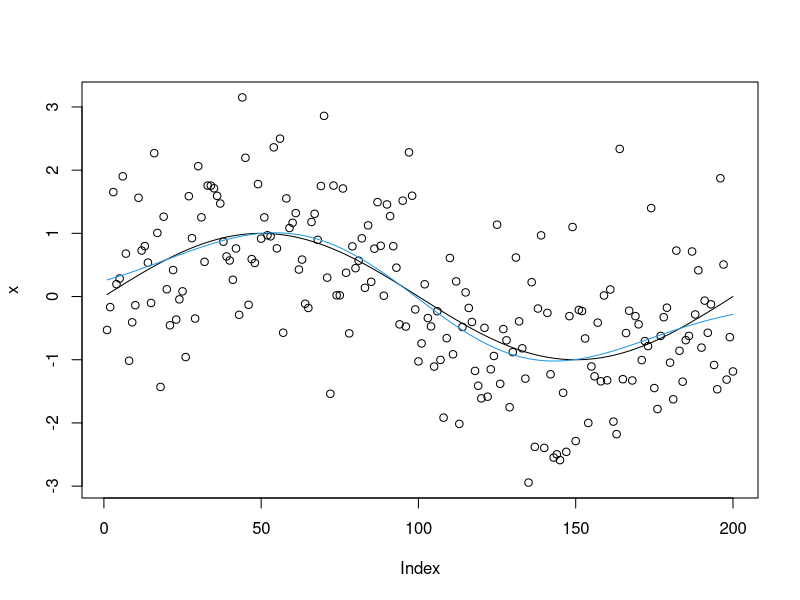

This figure's R source: (Note: this script raises an error after producing the figure.)
library(mvtnorm)

# Define the squared exponential kernel
kernel <- function(grid, lengthscale) {
  matrix <- outer(grid, grid, function(x, y) exp(-(x-y)^2/2/lengthscale^2))
  return(matrix)
}

# Define the negative marginal log-likelihood
neg_log_likelihood <- function(params, x, s2, grid) {
  sigma2 <- params[1]
  theta <- params[2]
  l = params[3]
  mu <- rep(theta, length(x))
  cov <- sigma2 * kernel(grid, l) + diag(s2, length(x))
  -dmvnorm(x, mean = mu, sigma = cov, log = TRUE)
}

# Define the gradient of the negative log-likelihood
neg_log_likelihood_gradient <- function(params, x, s2, grid) {
  sigma2 <- params[1]
  theta <- params[2]
  l = params[3]
  n <- length(x)

  mu <- rep(theta, n)
  K <- kernel(grid, l)
  cov <- sigma2 * K + diag(s2, n)
  inv_cov <- solve(cov)

  # Compute the gradient with respect to sigma2
  d_sigma2 <- 0.5 * sum(diag(inv_cov %*% K)) - 0.5 * t(x - mu) %*% inv_cov %*% K %*% inv_cov %*% (x - mu)

  # Compute the gradient with respect to theta
  d_theta <- -sum(inv_cov %*% (x - mu))

  #
  #d_l <- sigma2 * sum(sapply(1:n, function(i) sum(sapply(1:n, function(j) ((grid[i] - grid[j])^2 / l^3) * K[i, j] * (x[i] - mu[i]) * (x[j] - mu[j])))))

  # Compute the gradient for l
  # d_l <- 0
  # for (i in 1:(n - 1)) {
  #   for (j in (i + 1):n) {
  #     d_kern_ij <- sigma2 * ((grid[i] - grid[j])^2 / l^3) * exp(-(grid[i] - grid[j])^2 / (2 * l^2))
  #     d_l <- d_l + (1 / 2) * ((x[i] - theta) * (x[j] - theta) * K_inv[i, j]^2 - K_inv[i, j]) * d_kern_ij
  #   }
  # }
  # d_l <- d_l * 2  # account for symmetry
  c(d_sigma2, d_theta,d_l)
}

# Define the empirical Bayes function
GP <- function(x, s2,init_val=NULL) {
  grid <- seq(1, length(x)) / length(x)

  # Optimization
  if(is.null(init_val)){
    start <- c(1, mean(x),1) # Initialize sigma2 and theta
  }else{
    start <- init_val # Initialize sigma2 and theta
  }

  opt_res <- optim(start, neg_log_likelihood, x = x, s2 = s2, grid = grid, method = "BFGS")

  # Extract the estimates
  sigma2_hat <- opt_res$par[1]
  theta_hat <- opt_res$par[2]
  l_hat = opt_res$par[3]

  # Compute posterior mean and covariance
  K <- kernel(grid, l_hat)
  cov_prior <- sigma2_hat * K
  cov_likelihood <- diag(s2, length(x))
  #post_cov <- solve(solve(cov_prior) + solve(cov_likelihood))
  post_cov = cov_prior%*%solve(cov_prior+cov_likelihood)%*%cov_likelihood
  #post_mean <- post_cov %*% (solve(cov_prior) %*% rep(theta_hat, length(x)) + solve(cov_likelihood) %*% x)
  post_mean = c(cov_likelihood%*%solve(cov_prior+cov_likelihood)%*% rep(theta_hat, length(x)) + cov_prior%*%solve(cov_prior+cov_likelihood)%*%x)

  list(sigma2_hat = sigma2_hat, theta_hat = theta_hat, l_hat=l_hat,post_mean = post_mean, post_cov = post_cov)
}




# # Test the function
# set.seed(123)
# n <- 100
# mu <- rep(2, n)
# sigma <- 1
# x <- rnorm(n, mu, sigma)
# s2 <- rep(sigma^2, n)
#
# # Optimization with gradient
# start <- c(1, mean(x))  # Initialize sigma2 and theta
# grid <- seq(1, length(x)) / length(x)
# opt_res <- optim(start, neg_log_likelihood, gr = neg_log_likelihood_gradient, x = x, s2 = s2, grid = grid, method = "BFGS")
#
# print(opt_res$par)

set.seed(123)
n <- 200
mu <- sin(2 * pi * (1:n)/n)  # Mu follows a sinusoidal curve
sigma <- 1
x <- rnorm(n, mu, sigma)
s2 <- rep(sigma^2, n)

# # Test the function
# set.seed(123)
# n <- 100
# mu <- rep(2, n)
# sigma <- 1
# x <- rnorm(n, mu, sigma)
# s2 <- rep(sigma^2, n)

result <- GP(x, s2,init_val = c(1,1,1))
print(result$sigma2_hat)
print(result$theta_hat)
print(result$l_hat)

plot(x)
lines(mu)
lines(result$post_mean,col=4)




Pois_GP = function(x,maxiter=100,tol=1e-8,printevery=1,verbose=TRUE){
  fit_init = ebpm_normal(x, NULL, g_init = list(mean = log(mean(x)),var = NULL), fix_g = c(T, F))
  m = fit_init$posterior$mean_log
  sigma2 = fit_init$fitted_g$var
  sigma2_trace = sigma2
  obj_trace = -Inf
  init_val_gp = NULL
  for(iter in 1:maxiter){
    fit.gp = GP(m,sigma2,init_val=init_val_gp)
    init_val_gp = c(fit.gp$sigma2_hat, fit.gp$theta_hat, fit.gp$l_hat)
    opt = vga_pois_solver(m, x, rep(1,length(x)), fit.gp$post_mean,
                          sigma2, tol = 1e-10, maxiter = 1000)
    m = opt$m
    v = opt$v
    sigma2 = mean(m^2+v+fit.gp$post_mean^2+diag(fit.gp$post_cov)-2*m*fit.gp$post_mean)
    sigma2_trace = c(sigma2_trace,sigma2)
    obj_trace[iter+1] = Pois_GP_obj(x,m,v,sigma2,fit.gp$post_mean,fit.gp$post_cov)
    if(abs(obj_trace[iter+1] - obj_trace[iter]) < tol){
      break
    }
    if(verbose){
      if(iter%%printevery==0){
        print(paste("Done iter", iter, "obj =", obj_trace[iter + 1]))
      }
    }
  }
  return(list(obj_trace=obj_trace,
              fitted_g = list(sigma2=sigma2,sigma2_trace=sigma2_trace,gp_sigma2 = fit.gp$sigma2_hat,gp_lengthscale = fit.gp$l_hat,gp_mean = fit.gp$theta_hat),
              posterior=list(mean_log=m,
                             var_log=v,
                             mean_b = fit.gp$post_mean,
                             var_b=fit.gp$post_cov)))
}

Pois_GP_obj = function(y,m,v,sigma2,b,Vb){
  sum(y*m-exp(m + v/2)) - n/2*log(sigma2) - 1/2/sigma2*sum(m^2+v+b^2+diag(Vb)-2*m*b) + sum(log(v))/2 + as.numeric(determinant(Vb,log=T)$modulus)/2
}

set.seed(1234)
n = 200
mu = sin(2 * pi * (1:n)/n)
mu = mu - min(mu) + 0.1
mu = mu * 20
x = rpois(length(mu),mu)
fit = Pois_GP(x,maxiter=1000)

fit$obj_trace
fit$fitted_g$sigma2_trace

plot(x,col='grey80')
lines(mu)
lines(exp(fit$posterior$mean_b+diag(fit$posterior$var_b)/2),col=4)

plot(log(mu),col='grey80')
lines(fit$posterior$mean_b)

plot(fit$posterior$mean_log,fit$posterior$mean_b,col='grey80')
abline(a = 0,b=1)


fit0 = Pois_GP(x,maxiter=1)

ii = 30
xl = 3
xh = 5
plot_densities(mu0 = fit$posterior$mean_log[ii], sigma0 = sqrt(fit$posterior$var_log[ii]),
               mu1 = fit$posterior$mean_b[ii], sigma1 = sqrt(fit$posterior$var_b[ii,ii]),
               x_low = xl, x_high = xh)
#abline(v = log(mu)[ii],lty=2)

plot_densities(mu0 = fit0$posterior$mean_log[ii], sigma0 = sqrt(fit0$posterior$var_log[ii]),
               mu1 = fit0$posterior$mean_b[ii], sigma1 = sqrt(fit0$posterior$var_b[ii,ii]),
               x_low = xl, x_high = xh)
#abline(v = log(mu)[ii],lty=2)




